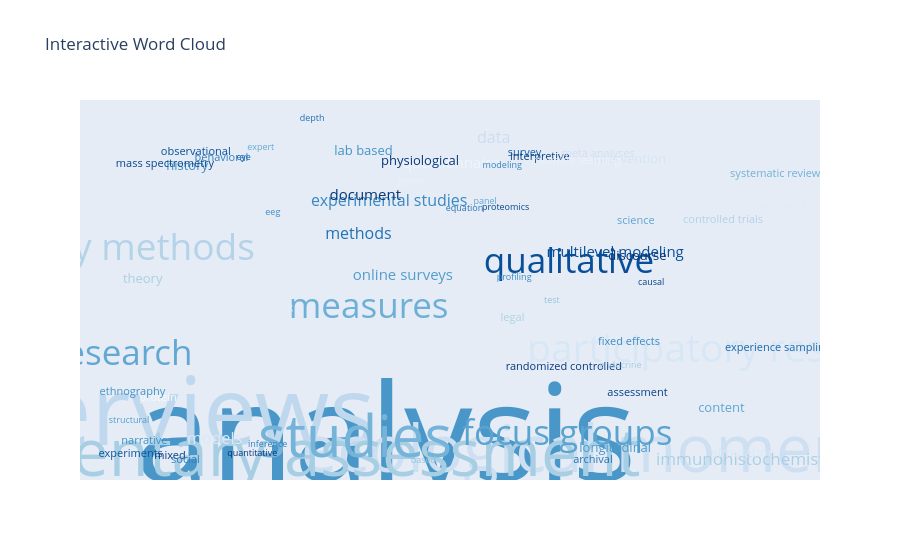

The cell this chart's notebook holds for it:
### Code cell
word_positions = health_keywords_wc.layout_
words = [word[0][0] for word in word_positions]
x = [word[2][0] for word in word_positions]
y = [word[2][1] for word in word_positions]
sizes = [word[1] for word in word_positions]
colors = [word[4] for word in word_positions]

# Create a Plotly figure
fig = go.Figure()

# Add words as scatter plot points
for i, word in enumerate(words):
    fig.add_trace(go.Scatter(
        x=[x[i]], y=[y[i]],
        text=[word], mode='text',
        textfont=dict(size=sizes[i], color=colors[i])
    ))

# Update layout
fig.update_layout(
    title='Interactive Word Cloud',
    xaxis=dict(showgrid=False, zeroline=False, visible=False),
    yaxis=dict(showgrid=False, zeroline=False, visible=False),
    showlegend=False
)

# Show the figure
fig.show()

# lesson: interactive word cloud is difficult to get right and requires much more time without it providing enough value for the effort

### Figure 1 — Plotly figure (JSON) as saved in the notebook; plotly's stock layout.template omitted (floating-point values rounded to 4 significant figures)
{"data": [{"mode": "text", "text": ["analysis"], "textfont": {"color": "rgb(73, 151, 201)", "size": 136}, "type": "scatter", "x": [158], "y": [32]}, {"mode": "text", "text": ["interviews"], "textfont": {"color": "rgb(191, 216, 237)", "size": 96}, "type": "scatter", "x": [19], "y": [93]}, {"mode": "text", "text": ["ecological momentary"], "textfont": {"color": "rgb(205, 223, 241)", "size": 65}, "type": "scatter", "x": [304], "y": [14]}, {"mode": "text", "text": ["momentary assessment"], "textfont": {"color": "rgb(168, 206, 228)", "size": 65}, "type": "scatter", "x": [94], "y": [3]}, {"mode": "text", "text": ["studies"], "textfont": {"color": "rgb(117, 180, 216)", "size": 58}, "type": "scatter", "x": [140], "y": [44]}, {"mode": "text", "text": ["participatory research"], "textfont": {"color": "rgb(216, 231, 245)", "size": 39}, "type": "scatter", "x": [357], "y": [250]}, {"mode": "text", "text": ["survey methods"], "textfont": {"color": "rgb(180, 211, 233)", "size": 37}, "type": "scatter", "x": [1], "y": [482]}, {"mode": "text", "text": ["qualitative"], "textfont": {"color": "rgb(8, 78, 152)", "size": 35}, "type": "scatter", "x": [265], "y": [450]}, {"mode": "text", "text": ["research"], "textfont": {"color": "rgb(99, 168, 211)", "size": 35}, "type": "scatter", "x": [4], "y": [240]}, {"mode": "text", "text": ["measures"], "textfont": {"color": "rgb(109, 175, 215)", "size": 35}, "type": "scatter", "x": [148], "y": [348]}, {"mode": "text", "text": ["focus groups"], "textfont": {"color": "rgb(92, 164, 208)", "size": 35}, "type": "scatter", "x": [264], "y": [58]}, {"mode": "text", "text": ["immunohistochemistry IHC"], "textfont": {"color": "rgb(170, 207, 229)", "size": 17}, "type": "scatter", "x": [379], "y": [2]}, {"mode": "text", "text": ["data"], "textfont": {"color": "rgb(202, 222, 240)", "size": 16}, "type": "scatter", "x": [221], "y": [737]}, {"mode": "text", "text": ["methods"], "textfont": {"color": "rgb(33, 113, 181)", "size": 16}, "type": "scatter", "x": [142], "y": [518]}, {"mode": "text", "text": ["models"], "textfont": {"color": "rgb(218, 232, 246)", "size": 16}, "type": "scatter", "x": [58], "y": [50]}, {"mode": "text", "text": ["experimental studies"], "textfont": {"color": "rgb(56, 136, 193)", "size": 16}, "type": "scatter", "x": [160], "y": [593]}, {"mode": "text", "text": ["questionnaire"], "textfont": {"color": "rgb(238, 245, 252)", "size": 15}, "type": "scatter", "x": [196], "y": [679]}, {"mode": "text", "text": ["document"], "textfont": {"color": "rgb(8, 56, 119)", "size": 15}, "type": "scatter", "x": [146], "y": [605]}, {"mode": "text", "text": ["online surveys"], "textfont": {"color": "rgb(82, 157, 204)", "size": 15}, "type": "scatter", "x": [168], "y": [424]}, {"mode": "text", "text": ["multilevel modeling"], "textfont": {"color": "rgb(8, 78, 152)", "size": 15}, "type": "scatter", "x": [292], "y": [475]}, {"mode": "text", "text": ["content"], "textfont": {"color": "rgb(93, 165, 209)", "size": 13}, "type": "scatter", "x": [354], "y": [121]}, {"mode": "text", "text": ["longitudinal"], "textfont": {"color": "rgb(79, 155, 203)", "size": 13}, "type": "scatter", "x": [292], "y": [30]}, {"mode": "text", "text": ["discourse"], "textfont": {"color": "rgb(8, 51, 112)", "size": 13}, "type": "scatter", "x": [305], "y": [467]}, {"mode": "text", "text": ["intervention"], "textfont": {"color": "rgb(214, 229, 244)", "size": 13}, "type": "scatter", "x": [300], "y": [690]}, {"mode": "text", "text": ["physiological"], "textfont": {"color": "rgb(8, 56, 119)", "size": 13}, "type": "scatter", "x": [178], "y": [684]}, {"mode": "text", "text": ["history"], "textfont": {"color": "rgb(64, 144, 197)", "size": 13}, "type": "scatter", "x": [42], "y": [673]}, {"mode": "text", "text": ["simulation"], "textfont": {"color": "rgb(217, 232, 245)", "size": 13}, "type": "scatter", "x": [367], "y": [17]}, {"mode": "text", "text": ["theory"], "textfont": {"color": "rgb(170, 207, 229)", "size": 13}, "type": "scatter", "x": [16], "y": [415]}, {"mode": "text", "text": ["lab based"], "textfont": {"color": "rgb(68, 147, 199)", "size": 13}, "type": "scatter", "x": [145], "y": [708]}, {"mode": "text", "text": ["behavioral"], "textfont": {"color": "rgb(50, 130, 190)", "size": 11}, "type": "scatter", "x": [62], "y": [693]}, {"mode": "text", "text": ["experiments"], "textfont": {"color": "rgb(10, 83, 158)", "size": 11}, "type": "scatter", "x": [9], "y": [16]}, {"mode": "text", "text": ["assessment"], "textfont": {"color": "rgb(8, 66, 133)", "size": 11}, "type": "scatter", "x": [305], "y": [156]}, {"mode": "text", "text": ["observational"], "textfont": {"color": "rgb(8, 80, 155)", "size": 11}, "type": "scatter", "x": [47], "y": [706]}, {"mode": "text", "text": ["survey"], "textfont": {"color": "rgb(19, 95, 167)", "size": 11}, "type": "scatter", "x": [239], "y": [703]}, {"mode": "text", "text": ["narrative"], "textfont": {"color": "rgb(66, 146, 198)", "size": 11}, "type": "scatter", "x": [17], "y": [46]}, {"mode": "text", "text": ["mixed"], "textfont": {"color": "rgb(8, 61, 127)", "size": 11}, "type": "scatter", "x": [32], "y": [13]}, {"mode": "text", "text": ["protein"], "textfont": {"color": "rgb(246, 250, 255)", "size": 11}, "type": "scatter", "x": [25], "y": [145]}, {"mode": "text", "text": ["legal"], "textfont": {"color": "rgb(175, 209, 231)", "size": 11}, "type": "scatter", "x": [232], "y": [328]}, {"mode": "text", "text": ["science"], "textfont": {"color": "rgb(93, 165, 209)", "size": 11}, "type": "scatter", "x": [304], "y": [549]}, {"mode": "text", "text": ["ethnography"], "textfont": {"color": "rgb(66, 146, 198)", "size": 11}, "type": "scatter", "x": [10], "y": [159]}, {"mode": "text", "text": ["interpretive"], "textfont": {"color": "rgb(8, 62, 129)", "size": 11}, "type": "scatter", "x": [248], "y": [694]}, {"mode": "text", "text": ["social"], "textfont": {"color": "rgb(50, 130, 190)", "size": 11}, "type": "scatter", "x": [41], "y": [3]}, {"mode": "text", "text": ["historical"], "textfont": {"color": "rgb(223, 236, 247)", "size": 11}, "type": "scatter", "x": [390], "y": [581]}, {"mode": "text", "text": ["archival"], "textfont": {"color": "rgb(37, 117, 183)", "size": 11}, "type": "scatter", "x": [279], "y": [3]}, {"mode": "text", "text": ["game"], "textfont": {"color": "rgb(232, 241, 250)", "size": 11}, "type": "scatter", "x": [173], "y": [638]}, {"mode": "text", "text": ["experience sampling"], "textfont": {"color": "rgb(25, 102, 173)", "size": 11}, "type": "scatter", "x": [387], "y": [259]}, {"mode": "text", "text": ["systematic reviews"], "textfont": {"color": "rgb(114, 178, 216)", "size": 11}, "type": "scatter", "x": [387], "y": [655]}, {"mode": "text", "text": ["randomized controlled"], "textfont": {"color": "rgb(8, 58, 122)", "size": 11}, "type": "scatter", "x": [262], "y": [215]}, {"mode": "text", "text": ["controlled trials"], "textfont": {"color": "rgb(178, 210, 232)", "size": 11}, "type": "scatter", "x": [355], "y": [551]}, {"mode": "text", "text": ["meta analyses"], "textfont": {"color": "rgb(207, 225, 242)", "size": 11}, "type": "scatter", "x": [282], "y": [702]}, {"mode": "text", "text": ["fixed effects"], "textfont": {"color": "rgb(60, 140, 195)", "size": 11}, "type": "scatter", "x": [300], "y": [273]}, {"mode": "text", "text": ["mass spectrometry"], "textfont": {"color": "rgb(8, 69, 138)", "size": 11}, "type": "scatter", "x": [29], "y": [678]}, {"mode": "text", "text": ["machine learning"], "textfont": {"color": "rgb(234, 242, 251)", "size": 11}, "type": "scatter", "x": [269], "y": [685]}, {"mode": "text", "text": ["eye"], "textfont": {"color": "rgb(21, 97, 169)", "size": 9}, "type": "scatter", "x": [75], "y": [693]}, {"mode": "text", "text": ["tracking"], "textfont": {"color": "rgb(229, 239, 249)", "size": 9}, "type": "scatter", "x": [94], "y": [352]}, {"mode": "text", "text": ["based"], "textfont": {"color": "rgb(146, 196, 222)", "size": 9}, "type": "scatter", "x": [180], "y": [1]}, {"mode": "text", "text": ["structural"], "textfont": {"color": "rgb(83, 158, 205)", "size": 9}, "type": "scatter", "x": [8], "y": [92]}, {"mode": "text", "text": ["equation"], "textfont": {"color": "rgb(37, 117, 183)", "size": 9}, "type": "scatter", "x": [204], "y": [578]}, {"mode": "text", "text": ["modeling"], "textfont": {"color": "rgb(51, 131, 190)", "size": 9}, "type": "scatter", "x": [226], "y": [676]}, {"mode": "text", "text": ["panel"], "textfont": {"color": "rgb(95, 166, 209)", "size": 9}, "type": "scatter", "x": [216], "y": [592]}, {"mode": "text", "text": ["depth"], "textfont": {"color": "rgb(32, 112, 180)", "size": 9}, "type": "scatter", "x": [115], "y": [782]}, {"mode": "text", "text": ["expert"], "textfont": {"color": "rgb(100, 169, 211)", "size": 9}, "type": "scatter", "x": [85], "y": [716]}, {"mode": "text", "text": ["quantitative"], "textfont": {"color": "rgb(8, 57, 121)", "size": 9}, "type": "scatter", "x": [80], "y": [18]}, {"mode": "text", "text": ["eeg"], "textfont": {"color": "rgb(59, 139, 194)", "size": 9}, "type": "scatter", "x": [92], "y": [567]}, {"mode": "text", "text": ["endocrine"], "textfont": {"color": "rgb(163, 204, 227)", "size": 9}, "type": "scatter", "x": [295], "y": [218]}, {"mode": "text", "text": ["proteomics"], "textfont": {"color": "rgb(8, 71, 141)", "size": 9}, "type": "scatter", "x": [228], "y": [579]}, {"mode": "text", "text": ["profiling"], "textfont": {"color": "rgb(56, 136, 193)", "size": 9}, "type": "scatter", "x": [233], "y": [420]}, {"mode": "text", "text": ["causal"], "textfont": {"color": "rgb(8, 66, 133)", "size": 9}, "type": "scatter", "x": [313], "y": [408]}, {"mode": "text", "text": ["inference"], "textfont": {"color": "rgb(49, 129, 189)", "size": 9}, "type": "scatter", "x": [89], "y": [39]}, {"mode": "text", "text": ["test"], "textfont": {"color": "rgb(146, 196, 222)", "size": 9}, "type": "scatter", "x": [255], "y": [367]}], "layout": {"showlegend": false, "title": {"text": "Interactive Word Cloud"}, "xaxis": {"showgrid": false, "visible": false, "zeroline": false}, "yaxis": {"showgrid": false, "visible": false, "zeroline": false}}}
